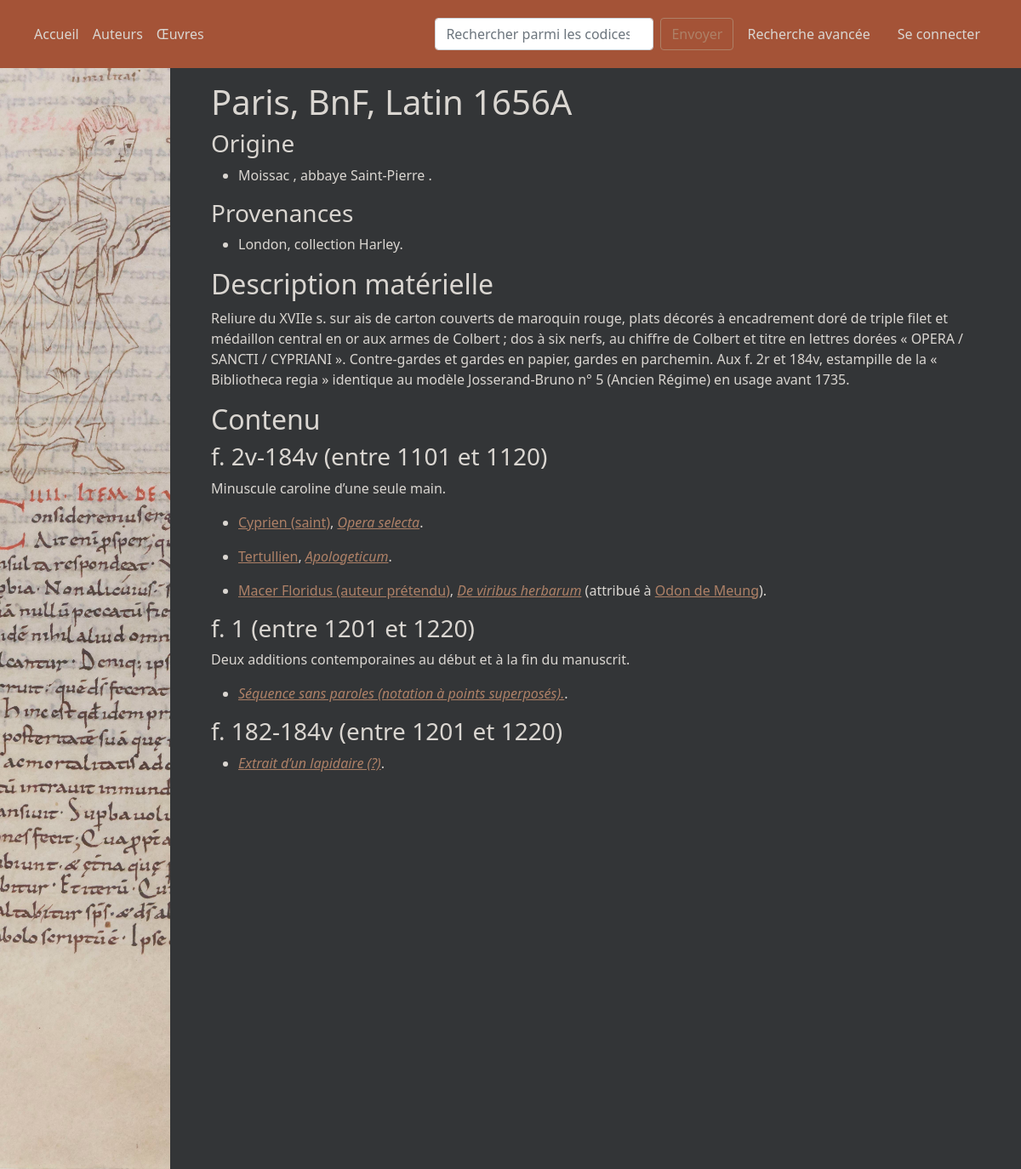
/pages/codex/6, run on an earlier commit of the app's database.
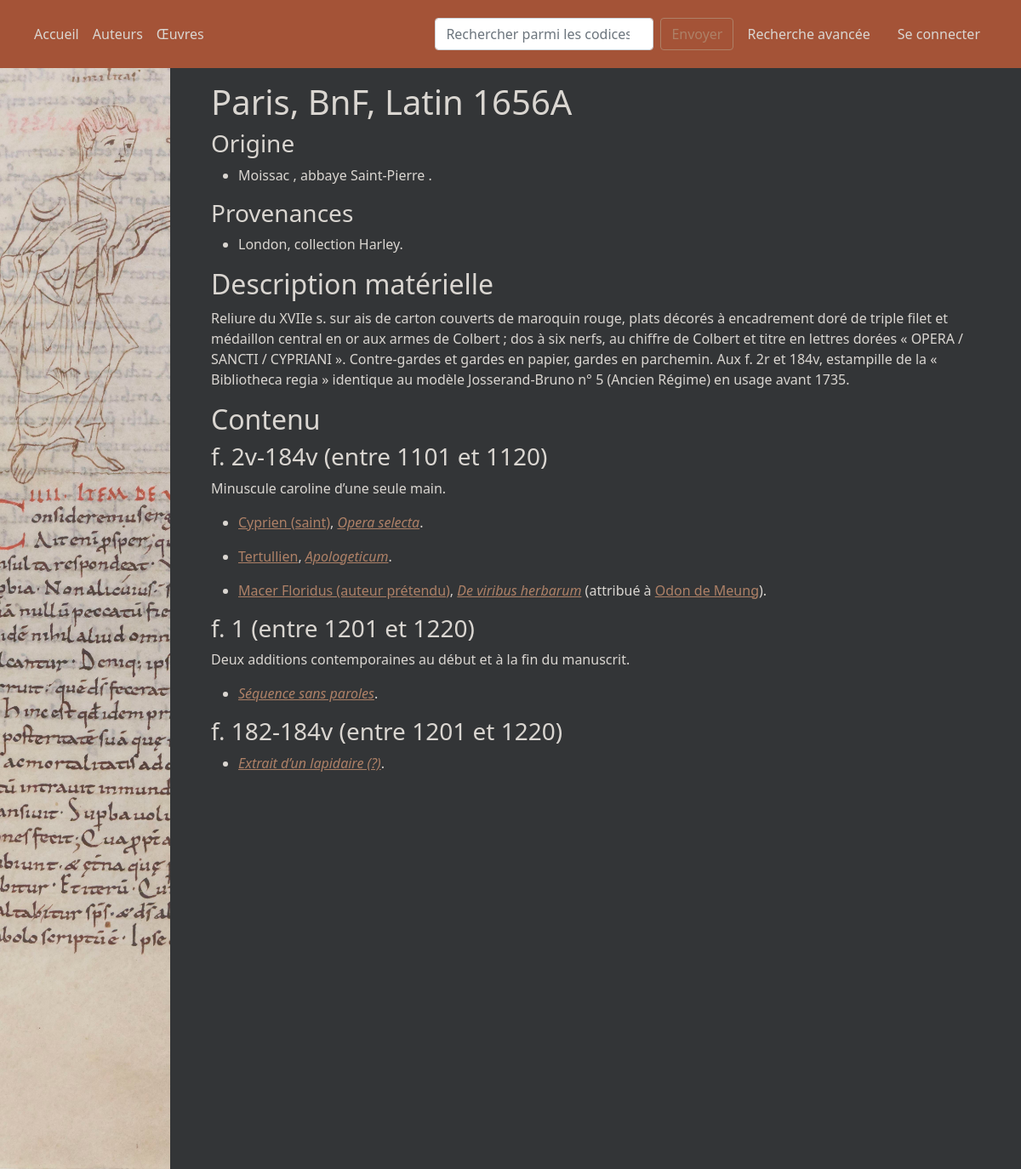
And on a later commit of the database.
### app/modeles/classes.py (models this page shows, shortened)
class Lieux(db.Model):
    id = db.Column(db.Integer, unique=True, nullable=False, primary_key=True)
    localite = db.Column(db.String(20))
    label = db.Column(db.String(30))
    conserve = db.relationship("Codices", back_populates="lieu_conservation")
    est_provenance_de = db.relationship("Provenances", back_populates="a_pour_lieu")

class Codices(db.Model):
    id = db.Column(db.Integer, unique=True, nullable=False, primary_key=True, autoincrement=True)
    cote = db.Column(db.String)
    id_technique = db.Column(db.String(19), nullable=True)
    descript_materielle = db.Column(db.Text, nullable=True)
    histoire = db.Column(db.Text, nullable=True)
    conservation_id = db.Column(db.Integer, db.ForeignKey("lieux.id"))
    lieu_conservation = db.relationship("Lieux", back_populates="conserve")
    unites_codico = db.relationship("Unites_codico", back_populates="codex")
    provient = db.relationship("Provenances", back_populates="codex_provenant")

class Oeuvres(db.Model):
    id = db.Column(db.Integer, unique=True, nullable=False, primary_key=True)
    titre = db.Column(db.Text, nullable=False)
    data_bnf = db.Column(db.Integer, nullable=True)
    partie_de = db.Column(db.Boolean, nullable=True)
    auteur = db.Column(db.Integer, db.ForeignKey("personnes.id"))
    lien_auteur = db.relationship("Personnes", back_populates="oeuvres_aut", foreign_keys=auteur)
    attr = db.Column(db.Integer, db.ForeignKey("personnes.id"))
    lien_attr = db.relationship("Personnes", back_populates="oeuvres_attr", foreign_keys=attr)
    contenu_defini_par = db.relationship("Contient", back_populates="a_pour_oeuvre")

### app/routes/routes.py (the view, shortened to what this page needs)
@app.route("/pages/codex/<int:num>", methods=["GET", "POST"])
def notice_codex(num, idUC=None):
    codexGet = Codices.query.get_or_404(num)
    codex = json.loads(codexJson(num))
    if request.method == "GET":
        maj = False
        return render_template("pages/codex.html",
                               id=codex["codex_id"],
                               titre=codex["label"],
                               descript_materielle=codex["description_materielle"],
                               histoire=codex["histoire"],
                               provenances=codex["provenances"],
                               origine=codex["origine"],
                               descUCs=codex["contenu"],
                               maj=maj)

### app/modeles/traitements.py (called while the page is built, shortened)
def localisationUClabel(uc_id):
    UC = Unites_codico.query.get_or_404(uc_id)
    if not UC.loc_init:
        return None
    else:
        if UC.loc_init_v:
            rvdebut = "v"
        else:
            rvdebut = ""
        if UC.loc_fin_v:
            rvfin = "v"
        else:
            rvfin = ""
        if f"{str(UC.loc_init)}{rvdebut}" == f"{str(UC.loc_fin)}{rvfin}":
            locUC = f"f. {str(UC.loc_init)}{rvdebut}"
        else:
            locUC = f"f. {str(UC.loc_init)}{rvdebut}-{str(UC.loc_fin)}{rvfin}"
    return locUC

def codexLabel(code_id):
    cote = Codices.query.get(code_id).cote
    lieu_conservation = Codices.query.get(code_id).lieu_conservation
    if lieu_conservation.label == "Bibliothèque nationale de France":
        lieu_conservation = lieu_conservation.localite + ", BnF"
    else:
        lieu_conservation = lieu_conservation.localite + ", " + lieu_conservation.label
    label = f"{lieu_conservation}, {cote}"
    dico = {
        "codex_id": code_id,
        "label": label
    }
    return dico

def personneLabel(idPersonne, forme=["court", "long"]):
    nomPersonne = Personnes.query.get(idPersonne).nom
    if not "(" in nomPersonne:
        return nomPersonne
    else:
        sansChiffre = True
        for chiffre in "0123456789":
            if chiffre in nomPersonne:
                sansChiffre = False
        if sansChiffre:
            return nomPersonne
    if idPersonne == 15:
        if forme == "long":
            return "Odon de Meung (XIe siècle)"
    if forme == "court":
        if nomPersonne.split("(")[1][0] not in "0123456789":
            role = nomPersonne.split("(")[1].split(",")[0]
            nom = f"{nomPersonne.split('(')[0][:-1]} ({role})"
        else:
            nom = f"{nomPersonne.split('(')[0][:-1]}"
        return nom
    else:
        print('''Le paramètre forme n'accepte que les valeurs "long" et "court"''')
        return None

### app/templates/pages/codex.html (shortened to what this page needs)
{% extends "conteneur.html" %}
{% block corps %}
    {% if titre %}
        <header>
            <h1>{{titre}}</h1>
        </header>
        {% if not maj %}
            <div>
                {% if origine %}
                    <h3>Origine</h3>
                    {% for lieu in origine %}
                        <ul>
                            <li>{{ lieu["localite"] }}
                                {% if lieu["label"] %}
                                    {% if lieu["label"][1] != '(' %}, {% endif %}
                                    {{ lieu["label"] }}
                                {% endif %}.
                            </li>
                        </ul>
                    {% endfor %}
                {% endif %}
                {% if provenances %}
                    <h3>Provenances</h3>
                    {% for provenance in provenances %}
                        {% if not provenance["cas_particulier"] %}
                            <ul>
                                <li>{{ provenance["localite"] }}, {{ provenance["label"] }}.</li>
                            </ul>
                        {% endif %}
                    {% endfor %}
                {% endif %}
                {% if descript_materielle %}
                    <h2>Description matérielle</h2>
                    <p>{{descript_materielle}}</p>
                {% endif %}
                {% if descUCs|length > 1 %}
                    <h2>Contenu</h2>
                    {% for UC in descUCs %}
                        <h3>{{UC["localisation"]}} ({{UC["date"]}})</h3>
                        {% if UC["description"] %}
                            <p>{{UC["description"]}}</p>
                        {% endif %}
                        {% for oeuvres in UC["oeuvres"] %}
                            <ul>
                                {% if oeuvres["auteur"] and oeuvres["attr"] %}
                                    <li>
                                        <a href="{{ url_for('noticePersonne', id=oeuvres["auteur_id"]) }}">
                                            {{oeuvres["auteur"]}}</a>,
                                        <a href="{{ url_for('noticeOeuvre', id=oeuvres["oeuvre_id"]) }}">
                                            <i>{{oeuvres["titre"]}}</i></a>
                                         (attribué à
                                        <a href="{{ url_for('noticePersonne', id=oeuvres["auteur_id"]) }}">
                                            {{ oeuvres["attr"] }}</a>).
                                    </li>
                                {% elif oeuvres["auteur"] and not oeuvres["attr"] %}
                                    <li>
                                        <a href="{{ url_for('noticePersonne', id=oeuvres["auteur_id"]) }}">
                                            {{oeuvres["auteur"]}}</a>,
                                        <a href="{{ url_for('noticeOeuvre', id=oeuvres["oeuvre_id"]) }}">
                                            <i>{{oeuvres["titre"]}}</i></a>.
                                    </li>
                                {% else %}
                                    <li>
                                        <a href="{{ url_for('noticeOeuvre', id=oeuvres["oeuvre_id"]) }}">
                                            <i>{{oeuvres["titre"]}}</i></a>.
                                    </li>
                                {% endif %}
                            </ul>
                        {% endfor %}
                    {% endfor %}
                {% endif %}
            </div>
        {% endif %}
    {% else %}
        <p>{{message_erreur}}</p>
    {% endif %}
{% endblock %}

### app/templates/conteneur.html (shortened to what this page needs)
<!DOCTYPE html>
<html lang="fr">
<head>
    <link rel="stylesheet" href="{{ url_for('static', filename='bootstrap-5.1.3-dist/css/bootstrap.css') }}">
    <link rel="stylesheet" href="{{ url_for('static', filename='css/moissac1.css') }}">
</head>
<body>
<header>
    <nav class="navbar navbar-expand-lg">
        <div class="container-fluid">
            <div class="collapse navbar-collapse" id="navbarScroll">
                <ul class="navbar-nav me-auto my-2 my-lg-0 navbar-nav-scroll" style="--bs-scroll-height: 100px;">
                    <li class="nav-item">
                        <a class="nav-link active" href="{{ url_for('accueil') }}">Accueil</a>
                    </li>
                    <li class="nav-item">
                        <a class="nav-link active" aria-current="page" href="{{ url_for('indexAuteurs')}}">Auteurs</a>
                    </li>
                    <li class="nav-item">
                        <a class="nav-link active" aria-current="page" href="{{ url_for('indexOeuvres')}}">Œuvres</a>
                    </li>
                </ul>
                <form class="d-flex" method="GET" action="{{url_for("recherche", typeRecherche="simple")}}">
                    <input class="form-control me-2" type="search" title="Recherche inclusive. La conjonction ET permet de la rendre exclusive." placeholder="Rechercher parmi les codices" aria-label="Search" name="keyword">
                    <button class="btn btn-outline-success" type="submit" role="button">Envoyer</button>
                </form>
                <div class="nav-item">
                    <a class="nav-link active" aria-current="page" href="{{ url_for('recherche', typeRecherche="avancee")}}">Recherche avancée</a>
                </div>
                {% if not current_user.is_authenticated %}
                    <div class="nav-item">
                        <a class="nav-link active" aria-current="page" method="GET" href="{{ url_for('connexion')}}">Se connecter</a>
                    </div>
                {% else %}
                    <div class="nav-item">
                        <a class="nav-link active" aria-current="page" href="{{ url_for('deconnexion')}}">Se déconnecter</a>
                    </div>
                {% endif %}
            </div>
        </div>
    </nav>
</header>
<div class="container-fluid">
    <div class="row">
        <nav id="lateral" class="col-md-2">
            <img class="humilite" src="{{ url_for('static', filename='img/btv1b105254751_f336-c.jpg')}}"
                 alt="Latin 2077 : Humilité">
        </nav>
        <main role="main" class="col-md-9 ml-sm-auto col-lg-10 pt-3 px-4">
            <div class="container">
                {% block corps %}
                {% endblock %}
            </div>
        </main>
    </div>
</div>
</body>
</html>

### app/static/css/moissac1.css (style rules this page uses)
body { font-family: system-ui, -apple-system, "Segoe UI", Roboto, "Helvetica Neue", Arial, "Noto Sans", "Liberation Sans", sans-serif, "Apple Color Emoji", "Segoe UI Emoji", "Segoe UI Symbol", "Noto Color Emoji"; }
.row { background-color: #333537; }
#lateral { background-color: #d5c6b8; padding: 0px; }
main { color: #dad6d1; background-color: #333537; }
.humilite { max-width: 100%; }
.container { margin-left: 0px; }
.navbar { background-color: #a45337; padding: 20px; }
.navbar a { color: #dad6d1; }
.btn-outline-success { color: #ae8167; border-color: #ae8167; }
a { color: #ae8167; }

What changed in the data, as far as the page shows it:
changed Oeuvres: titre "Séquence sans paroles (notation à points superposés)." → "Séquence sans paroles"
